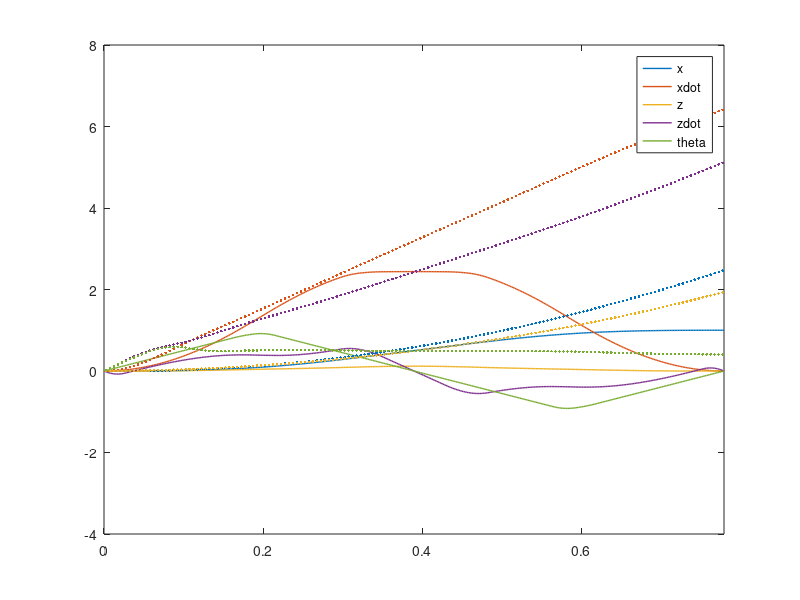

Source code (MATLAB):
function AnalysisOfOptimalTrajectory

load traj
topt = t;
xopt = x;
uopt = u;

load data
tsim = processdata.t;
xsim = [processdata.x; processdata.xdot; processdata.z; processdata.zdot; processdata.theta];
usim = [controllerdata.actuators.pitchrate; controllerdata.actuators.thrust];

clf;

% Get MATLAB's standard list of colors
colorList = get(gca,'ColorOrder');

% Comment from here (State)
plot(topt,xopt,'-','linewidth',1);
hold on;
for i=1:size(xopt,1)
    plot(tsim,xsim(i,:),'.','color',colorList(i,:));
end
legend('x','xdot','z','zdot','theta');
% To here

% % Comment from here (Input)
% plot(topt,uopt,'-','linewidth',1);
% hold on;
% for i=1:size(uopt,1)
%     plot(tsim,usim(i,:),'.','color',colorList(i,:));
% end
% legend('pitchrate','thrust');
% % To here

xlim([topt(1) topt(end)]);

end